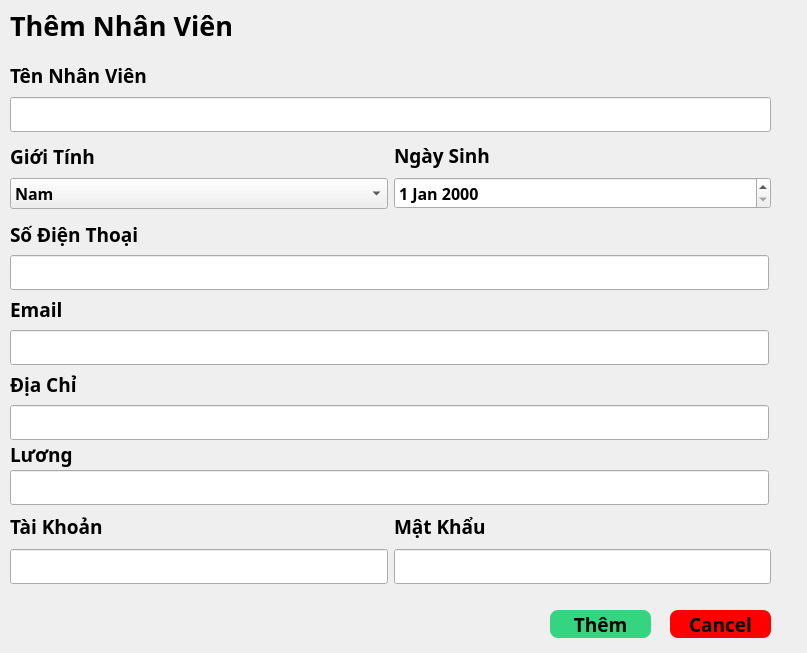
<?xml version="1.0" encoding="UTF-8"?>
<ui version="4.0">
 <class>Dialog</class>
 <widget class="QDialog" name="Dialog">
  <property name="geometry">
   <rect>
    <x>0</x>
    <y>0</y>
    <width>807</width>
    <height>653</height>
   </rect>
  </property>
  <property name="windowTitle">
   <string>Dialog</string>
  </property>
  <widget class="QLabel" name="lbNametk2">
   <property name="geometry">
    <rect>
     <x>10</x>
     <y>0</y>
     <width>231</width>
     <height>51</height>
    </rect>
   </property>
   <property name="font">
    <font>
     <family>Bahnschrift</family>
     <pointsize>20</pointsize>
     <weight>75</weight>
     <bold>true</bold>
    </font>
   </property>
   <property name="text">
    <string>Thêm Nhân Viên</string>
   </property>
  </widget>
  <widget class="QLineEdit" name="txtSdt">
   <property name="geometry">
    <rect>
     <x>10</x>
     <y>255</y>
     <width>759</width>
     <height>35</height>
    </rect>
   </property>
   <property name="minimumSize">
    <size>
     <width>0</width>
     <height>35</height>
    </size>
   </property>
   <property name="maximumSize">
    <size>
     <width>16777215</width>
     <height>35</height>
    </size>
   </property>
  </widget>
  <widget class="QLabel" name="label_3">
   <property name="geometry">
    <rect>
     <x>10</x>
     <y>220</y>
     <width>759</width>
     <height>28</height>
    </rect>
   </property>
   <property name="font">
    <font>
     <family>Bahnschrift</family>
     <pointsize>14</pointsize>
     <weight>75</weight>
     <bold>true</bold>
    </font>
   </property>
   <property name="text">
    <string>Số Điện Thoại</string>
   </property>
  </widget>
  <widget class="QLabel" name="label_5">
   <property name="geometry">
    <rect>
     <x>10</x>
     <y>295</y>
     <width>759</width>
     <height>28</height>
    </rect>
   </property>
   <property name="font">
    <font>
     <family>Bahnschrift</family>
     <pointsize>14</pointsize>
     <weight>75</weight>
     <bold>true</bold>
    </font>
   </property>
   <property name="text">
    <string>Email</string>
   </property>
  </widget>
  <widget class="QLineEdit" name="txtEmail">
   <property name="geometry">
    <rect>
     <x>10</x>
     <y>330</y>
     <width>759</width>
     <height>35</height>
    </rect>
   </property>
   <property name="minimumSize">
    <size>
     <width>0</width>
     <height>35</height>
    </size>
   </property>
   <property name="maximumSize">
    <size>
     <width>16777215</width>
     <height>35</height>
    </size>
   </property>
  </widget>
  <widget class="QLabel" name="label_6">
   <property name="geometry">
    <rect>
     <x>10</x>
     <y>370</y>
     <width>759</width>
     <height>28</height>
    </rect>
   </property>
   <property name="font">
    <font>
     <family>Bahnschrift</family>
     <pointsize>14</pointsize>
     <weight>75</weight>
     <bold>true</bold>
    </font>
   </property>
   <property name="text">
    <string>Địa Chỉ</string>
   </property>
  </widget>
  <widget class="QLineEdit" name="txtDiaChi">
   <property name="geometry">
    <rect>
     <x>10</x>
     <y>405</y>
     <width>759</width>
     <height>35</height>
    </rect>
   </property>
   <property name="minimumSize">
    <size>
     <width>0</width>
     <height>35</height>
    </size>
   </property>
   <property name="maximumSize">
    <size>
     <width>16777215</width>
     <height>35</height>
    </size>
   </property>
  </widget>
  <widget class="QLineEdit" name="txtLuong">
   <property name="geometry">
    <rect>
     <x>10</x>
     <y>470</y>
     <width>759</width>
     <height>35</height>
    </rect>
   </property>
   <property name="minimumSize">
    <size>
     <width>0</width>
     <height>35</height>
    </size>
   </property>
   <property name="maximumSize">
    <size>
     <width>16777215</width>
     <height>35</height>
    </size>
   </property>
  </widget>
  <widget class="QLabel" name="label_7">
   <property name="geometry">
    <rect>
     <x>10</x>
     <y>440</y>
     <width>759</width>
     <height>28</height>
    </rect>
   </property>
   <property name="font">
    <font>
     <family>Bahnschrift</family>
     <pointsize>14</pointsize>
     <weight>75</weight>
     <bold>true</bold>
    </font>
   </property>
   <property name="text">
    <string>Lương</string>
   </property>
  </widget>
  <widget class="QWidget" name="layoutWidget">
   <property name="geometry">
    <rect>
     <x>10</x>
     <y>60</y>
     <width>761</width>
     <height>72</height>
    </rect>
   </property>
   <layout class="QVBoxLayout" name="verticalLayout">
    <item>
     <widget class="QLabel" name="label">
      <property name="font">
       <font>
        <family>Bahnschrift</family>
        <pointsize>14</pointsize>
        <weight>75</weight>
        <bold>true</bold>
       </font>
      </property>
      <property name="text">
       <string>Tên Nhân Viên</string>
      </property>
     </widget>
    </item>
    <item>
     <widget class="QLineEdit" name="txtTenNv">
      <property name="minimumSize">
       <size>
        <width>0</width>
        <height>35</height>
       </size>
      </property>
      <property name="maximumSize">
       <size>
        <width>16777215</width>
        <height>35</height>
       </size>
      </property>
     </widget>
    </item>
   </layout>
  </widget>
  <widget class="QWidget" name="layoutWidget">
   <property name="geometry">
    <rect>
     <x>10</x>
     <y>140</y>
     <width>761</width>
     <height>69</height>
    </rect>
   </property>
   <layout class="QHBoxLayout" name="horizontalLayout">
    <item>
     <layout class="QVBoxLayout" name="verticalLayout_2">
      <item>
       <widget class="QLabel" name="label_2">
        <property name="font">
         <font>
          <family>Bahnschrift</family>
          <pointsize>14</pointsize>
          <weight>75</weight>
          <bold>true</bold>
         </font>
        </property>
        <property name="text">
         <string>Giới Tính</string>
        </property>
       </widget>
      </item>
      <item>
       <widget class="QComboBox" name="boxGioiTinh">
        <property name="font">
         <font>
          <family>Bahnschrift</family>
          <pointsize>12</pointsize>
          <weight>75</weight>
          <bold>true</bold>
         </font>
        </property>
        <item>
         <property name="text">
          <string>Nam</string>
         </property>
        </item>
        <item>
         <property name="text">
          <string>Nữ</string>
         </property>
        </item>
        <item>
         <property name="text">
          <string>Khac</string>
         </property>
        </item>
       </widget>
      </item>
     </layout>
    </item>
    <item>
     <layout class="QVBoxLayout" name="verticalLayout_3">
      <item>
       <widget class="QLabel" name="label_4">
        <property name="font">
         <font>
          <family>Bahnschrift</family>
          <pointsize>14</pointsize>
          <weight>75</weight>
          <bold>true</bold>
         </font>
        </property>
        <property name="text">
         <string>Ngày Sinh</string>
        </property>
       </widget>
      </item>
      <item>
       <widget class="QDateEdit" name="BoxNgaySinh">
        <property name="font">
         <font>
          <family>Bahnschrift</family>
          <pointsize>12</pointsize>
          <weight>75</weight>
          <bold>true</bold>
         </font>
        </property>
       </widget>
      </item>
     </layout>
    </item>
   </layout>
  </widget>
  <widget class="QPushButton" name="btnThem">
   <property name="geometry">
    <rect>
     <x>550</x>
     <y>610</y>
     <width>101</width>
     <height>28</height>
    </rect>
   </property>
   <property name="font">
    <font>
     <family>Bahnschrift</family>
     <pointsize>14</pointsize>
     <weight>75</weight>
     <bold>true</bold>
    </font>
   </property>
   <property name="styleSheet">
    <string notr="true">QPushButton{
background-color: #34D481;
border: none;
border-radius: 8px;
font-weight:bold;

}</string>
   </property>
   <property name="text">
    <string>Thêm</string>
   </property>
  </widget>
  <widget class="QPushButton" name="btnCancel">
   <property name="geometry">
    <rect>
     <x>670</x>
     <y>610</y>
     <width>101</width>
     <height>28</height>
    </rect>
   </property>
   <property name="font">
    <font>
     <family>Bahnschrift</family>
     <pointsize>14</pointsize>
     <weight>75</weight>
     <bold>true</bold>
    </font>
   </property>
   <property name="styleSheet">
    <string notr="true">QPushButton{
background-color: rgb(255, 0, 0);
border: none;
border-radius: 8px;
font-weight:bold;

}</string>
   </property>
   <property name="text">
    <string>Cancel</string>
   </property>
  </widget>
  <widget class="QWidget" name="layoutWidget">
   <property name="geometry">
    <rect>
     <x>10</x>
     <y>510</y>
     <width>761</width>
     <height>74</height>
    </rect>
   </property>
   <layout class="QHBoxLayout" name="horizontalLayout_2">
    <item>
     <layout class="QVBoxLayout" name="verticalLayout_4">
      <item>
       <widget class="QLabel" name="label_8">
        <property name="font">
         <font>
          <family>Bahnschrift</family>
          <pointsize>14</pointsize>
          <weight>75</weight>
          <bold>true</bold>
         </font>
        </property>
        <property name="text">
         <string>Tài Khoản</string>
        </property>
       </widget>
      </item>
      <item>
       <widget class="QLineEdit" name="txtTaiKhoan">
        <property name="minimumSize">
         <size>
          <width>0</width>
          <height>35</height>
         </size>
        </property>
        <property name="maximumSize">
         <size>
          <width>16777215</width>
          <height>35</height>
         </size>
        </property>
       </widget>
      </item>
     </layout>
    </item>
    <item>
     <layout class="QVBoxLayout" name="verticalLayout_5">
      <item>
       <widget class="QLabel" name="label_9">
        <property name="font">
         <font>
          <family>Bahnschrift</family>
          <pointsize>14</pointsize>
          <weight>75</weight>
          <bold>true</bold>
         </font>
        </property>
        <property name="text">
         <string>Mật Khẩu</string>
        </property>
       </widget>
      </item>
      <item>
       <widget class="QLineEdit" name="txtMatKhau">
        <property name="minimumSize">
         <size>
          <width>0</width>
          <height>35</height>
         </size>
        </property>
        <property name="maximumSize">
         <size>
          <width>16777215</width>
          <height>35</height>
         </size>
        </property>
       </widget>
      </item>
     </layout>
    </item>
   </layout>
  </widget>
 </widget>
 <resources/>
 <connections/>
</ui>
